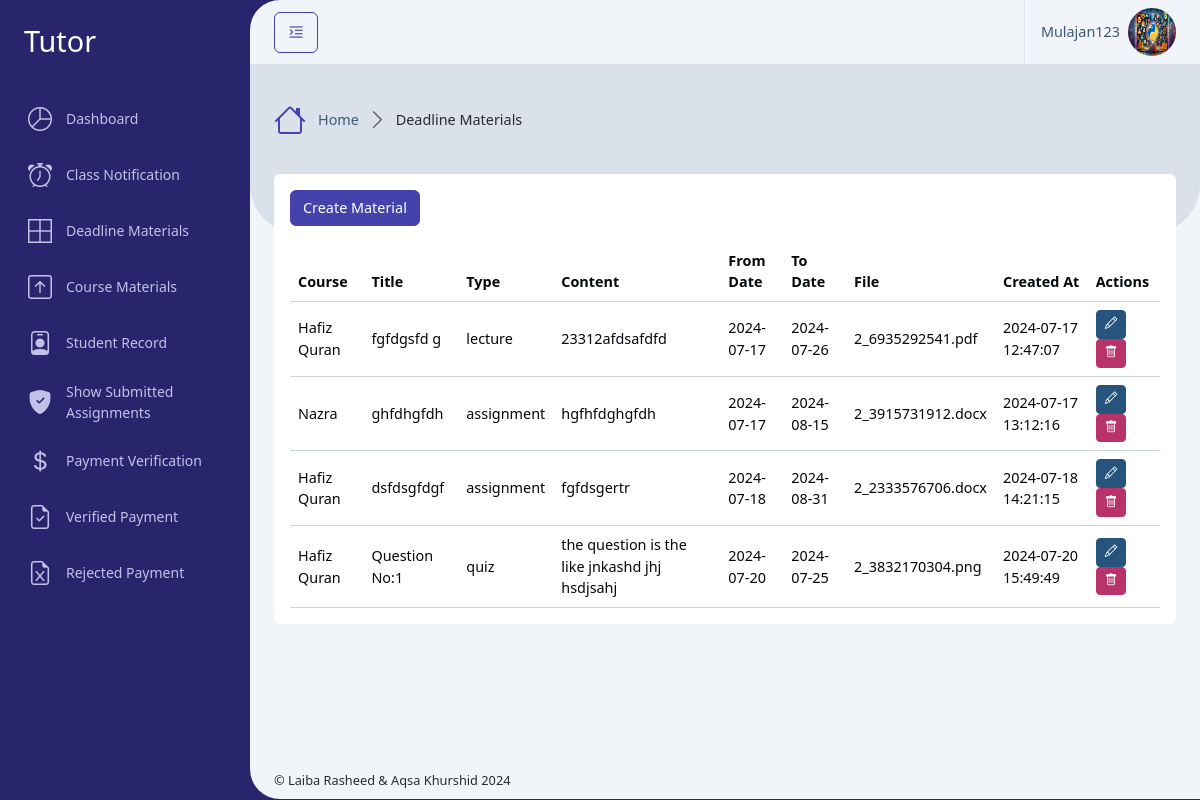
Page /Tutor/deadline_materials.php (signed in) on the committed database.
### tables this page shows
CREATE TABLE `users` (
  `id` int(11) NOT NULL,
  `username` varchar(50) NOT NULL,
  `email` varchar(100) NOT NULL,
  `cnic` varchar(20) DEFAULT NULL,
  `date_of_birth` date DEFAULT NULL,
  `gender` varchar(20) DEFAULT NULL,
  `age` int(11) DEFAULT NULL,
  `address` varchar(255) DEFAULT NULL,
  `phone` varchar(20) DEFAULT NULL,
  `quranic_qualification` enum('Haifz','Tajweed','Tafseer','Nazra','Basic_Language_Courses','Other_Relevant_Qualification') DEFAULT 'Haifz',
  `profile_photo` varchar(255) DEFAULT NULL,
  `upload_cv` varchar(255) DEFAULT NULL,
  `password` varchar(255) NOT NULL,
  `role_id` int(11) NOT NULL,
  `isActive` tinyint(1) NOT NULL,
  `created_at` timestamp NOT NULL DEFAULT current_timestamp()
);

CREATE TABLE `deadline_materials` (
  `id` int(11) NOT NULL,
  `course_id` int(11) DEFAULT NULL,
  `user_id` int(11) DEFAULT NULL,
  `title` varchar(255) NOT NULL,
  `type` enum('lecture','assignment','quiz') NOT NULL,
  `content` text DEFAULT NULL,
  `file_path` varchar(255) DEFAULT NULL,
  `from_date` date DEFAULT NULL,
  `to_date` date DEFAULT NULL,
  `created_at` timestamp NOT NULL DEFAULT current_timestamp()
);

CREATE TABLE `courses` (
  `id` int(11) NOT NULL,
  `name` varchar(255) NOT NULL,
  `description` text DEFAULT NULL,
  `price` decimal(20,2) DEFAULT NULL,
  `created_at` timestamp NOT NULL DEFAULT current_timestamp()
);

### Tutor/deadline_materials.php (called while the page is built, shortened)
<?php
    require '../Database/config.php';
    $user = getUserData($_SESSION['user_id']);
    $user_id = $_SESSION['user_id'];
    $sql = "SELECT deadline_materials.*, courses.name AS course_name FROM deadline_materials
            JOIN courses ON deadline_materials.course_id = courses.id
            WHERE deadline_materials.user_id = ?";
    $stmt = $conn->prepare($sql);
    $stmt->bind_param("i", $user_id);
    $stmt->execute();
    $result = $stmt->get_result();
    include '../setting/_Layout.php';
?>

### Database/config.php (called while the page is built, shortened)
<?php
    $servername = "localhost";
    $username = "root";
    $password = "";
    $dbname = "online_quran_tutor_db";
    $conn = new mysqli($servername, $username, $password, $dbname);
    function getUserData($user_id) {
        global $conn;
        $stmt = $conn->prepare("SELECT * FROM users WHERE id = ?");
        $stmt->bind_param("i", $user_id);
        $stmt->execute();
        $result = $stmt->get_result();
        return $result->fetch_assoc();
    }
?>

### Tutor/deadline_materials_content.php (the view, shortened to what this page needs)
<div class="row">
    <div class="col-xxl-12">
        <div class="card mb-4">
            <div class="card-body">
                <button class="btn btn-primary mb-3" data-bs-toggle="modal" data-bs-target="#createMaterialModal">Create Material</button>
                <div class="table-responsive">
                    <table class="table align-middle table-hover m-0">
                        <thead>
                            <tr>
                                <th scope="col">Course</th>
                                <th scope="col">Title</th>
                                <th scope="col">Type</th>
                                <th scope="col">Content</th>
                                <th scope="col">From Date</th>
                                <th scope="col">To Date</th>
                                <th scope="col">File</th>
                                <th scope="col">Created At</th>
                                <th scope="col">Actions</th>
                            </tr>
                        </thead>
                        <tbody>
                            <?php
                            if ($result->num_rows > 0) {
                                while ($row = $result->fetch_assoc()) {
                            ?>
                                    <tr>
                                        <td><?php echo htmlspecialchars($row['course_name']); ?></td>
                                        <td><?php echo htmlspecialchars($row['title']); ?></td>
                                        <td><?php echo htmlspecialchars($row['type']); ?></td>
                                        <td><?php echo htmlspecialchars($row['content']); ?></td>
                                        <td><?php echo htmlspecialchars($row['from_date']); ?></td>
                                        <td><?php echo htmlspecialchars($row['to_date']); ?></td>
                                        <td><?php echo htmlspecialchars($row['file_path']); ?></td>
                                        <td><?php echo htmlspecialchars($row['created_at']); ?></td>
                                        <td>
                                            <button class="btn btn-info btn-sm" data-bs-toggle="modal" data-bs-target="#editMaterialModal" onclick="setEditModalData(<?php echo htmlspecialchars(json_encode($row)); ?>)"><i class="bi bi-pencil"></i></button>
                                            <button class="btn btn-danger btn-sm" data-bs-toggle="modal" data-bs-target="#deleteMaterialModal" onclick="setDeleteModalData(<?php echo $row['id']; ?>)"><i class="bi bi-trash"></i></button>
                                        </td>
                                    </tr>
                                <?php
                                }
                            } else {
                                ?>
                                <tr>
                                    <td colspan="9">No materials found.</td>
                                </tr>
                            <?php
                            }
                            ?>
                        </tbody>
                    </table>
                </div>
            </div>
        </div>
    </div>
</div>

### setting/_Header.php (shortened to what this page needs)
<div class="app-header d-flex align-items-center">
    <div class="d-flex">
        <button class="btn btn-outline-primary me-2 pin-sidebar" id="pin-sidebar">
            <i class="bi bi-text-indent-left fs-5"></i>
        </button>
    </div>
    <div class="header-actions">
        <div class="dropdown ms-3">
            <a id="userSettings" class="dropdown-toggle d-flex py-2 align-items-center ps-3 border-start" href="#!"
                role="button" data-bs-toggle="dropdown" aria-expanded="false">
                <span class="d-none d-md-block me-2"><?php echo htmlspecialchars($user['username']); ?></span>
                <img src="../assets/uploads/<?php echo htmlspecialchars($user['profile_photo']); ?>" class="rounded-circle img-3x" alt="Bootstrap Gallery" />
            </a>
        </div>
    </div>
</div>

### rows in the picture
users: username "Mulajan123", profile_photo (picture)
deadline_materials: course.name "Hafiz Quran", title "fgfdgsfd g", type "lecture", content "23312afdsafdfd", from_date "2024-07-17", to_date "2024-07-26", file_path "2_6935292541.pdf", created_at "2024-07-17 12:47:07"
deadline_materials: course.name "Nazra", title "ghfdhgfdh", type "assignment", content "hgfhfdghgfdh", from_date "2024-07-17", to_date "2024-08-15", file_path "2_3915731912.docx", created_at "2024-07-17 13:12:16"
deadline_materials: course.name "Hafiz Quran", title "dsfdsgfdgf", type "assignment", content "fgfdsgertr", from_date "2024-07-18", to_date "2024-08-31", file_path "2_2333576706.docx", created_at "2024-07-18 14:21:15"
deadline_materials: course.name "Hafiz Quran", title "Question No:1", type "quiz", content "the question is the like jnkashd jhj hsdjsahj", from_date "2024-07-20", to_date "2024-07-25", file_path "2_3832170304.png", created_at "2024-07-20 15:49:49"

### other values in the picture
$roleTitle "Tutor"
$title "Deadline Materials"
